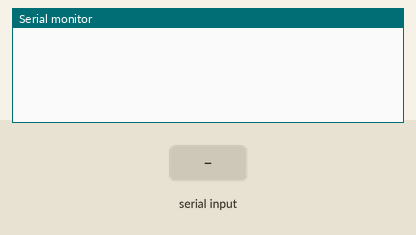
This sketch was run on a simulated Arduino Uno, built with avr-gcc and run on an emulated ATmega328P. On the bench: the last lines printed to the serial monitor. Inputs (shaded band) come from the test bench.

Above: at 1.2 s.
1.3 s: "1" received over the second serial link
At 3.2 s:
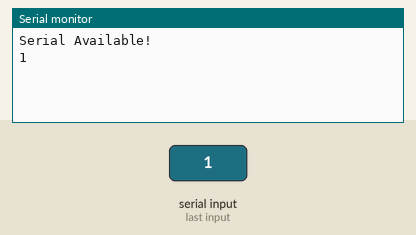
3.8 s: "0" received over the second serial link
At 4.3 s:
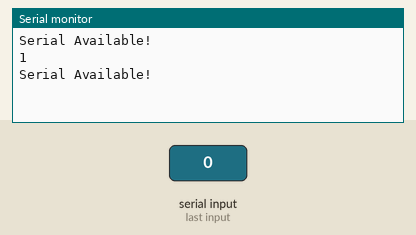
5.3 s: "2" received over the second serial link
At 7.4 s:
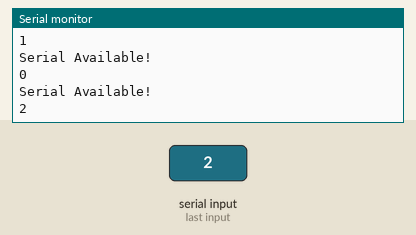

The sketch:

barcodeScanner.ino
```cpp
#include <SoftwareSerial.h>
SoftwareSerial mySerial(3, 4); // RX, TX

void setup()
{
  Serial.begin(9600);
  mySerial.begin(9600); // set the data rate for the SoftwareSerial port
}

void loop()
{
  if (mySerial.available()) // Check if there is Incoming Data in the Serial Buffer.
  { Serial.println("Serial Available!");
    while (mySerial.available()) // Keep reading Byte by Byte from the Buffer till the Buffer is empty
    {
      Serial.print(mySerial.readString()); // Print the Byte
      delay(5); // A small delay
    }
    Serial.println();
  }
}
```

Measured:
- after the input at 1.3 s, the serial monitor: prints a new line at once (image 1)
- after the input at 5.3 s, the serial monitor: prints a new line after 1.0 s (image 3)
